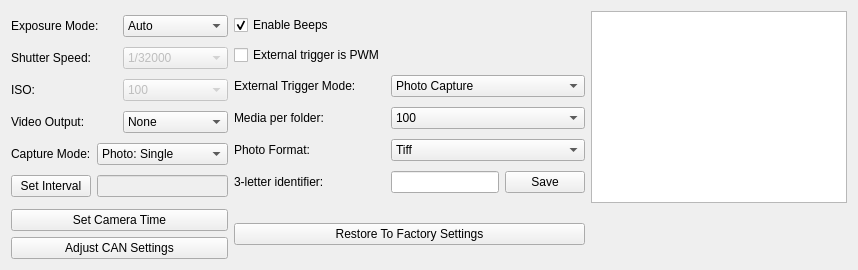
          <widget class="QWidget" name="tab_3">
           <attribute name="title">
            <string>Configure</string>
           </attribute>
           <layout class="QGridLayout" name="gridLayout_6">
            <item row="0" column="0">
             <layout class="QVBoxLayout" name="verticalLayout">
              <item>
               <layout class="QHBoxLayout" name="horizontalLayout_26">
                <item>
                 <widget class="QLabel" name="label_5">
                  <property name="text">
                   <string>Exposure Mode:</string>
                  </property>
                 </widget>
                </item>
                <item>
                 <widget class="QComboBox" name="KernelExposureMode">
                  <item>
                   <property name="text">
                    <string>Auto</string>
                   </property>
                  </item>
                  <item>
                   <property name="text">
                    <string>Manual</string>
                   </property>
                  </item>
                 </widget>
                </item>
               </layout>
              </item>
              <item>
               <layout class="QHBoxLayout" name="horizontalLayout_10">
                <item>
                 <widget class="QLabel" name="label">
                  <property name="text">
                   <string>Shutter Speed:</string>
                  </property>
                  <property name="buddy">
                   <cstring>KernelShutterSpeed</cstring>
                  </property>
                 </widget>
                </item>
                <item>
                 <widget class="QComboBox" name="KernelShutterSpeed">
                  <property name="enabled">
                   <bool>false</bool>
                  </property>
                  <item>
                   <property name="text">
                    <string>1/32000</string>
                   </property>
                  </item>
                  <item>
                   <property name="text">
                    <string>1/16000</string>
                   </property>
                  </item>
                  <item>
                   <property name="text">
                    <string>1/8000</string>
                   </property>
                  </item>
                  <item>
                   <property name="text">
                    <string>1/6000</string>
                   </property>
                  </item>
                  <item>
                   <property name="text">
                    <string>1/4000</string>
                   </property>
                  </item>
                  <item>
                   <property name="text">
                    <string>1/2000</string>
                   </property>
                  </item>
                  <item>
                   <property name="text">
                    <string>1/1600</string>
                   </property>
                  </item>
                  <item>
                   <property name="text">
                    <string>1/1250</string>
                   </property>
                  </item>
                  <item>
                   <property name="text">
                    <string>1/1000</string>
                   </property>
                  </item>
                  <item>
                   <property name="text">
                    <string>1/800</string>
                   </property>
                  </item>
                  <item>
                   <property name="text">
                    <string>1/640</string>
                   </property>
                  </item>
                  <item>
                   <property name="text">
                    <string>1/500</string>
                   </property>
                  </item>
                  <item>
                   <property name="text">
                    <string>1/400</string>
                   </property>
                  </item>
                  <item>
                   <property name="text">
                    <string>1/320</string>
                   </property>
                  </item>
                  <item>
                   <property name="text">
                    <string>1/250</string>
                   </property>
                  </item>
                  <item>
                   <property name="text">
                    <string>1/200</string>
                   </property>
                  </item>
                  <item>
                   <property name="text">
                    <string>1/160</string>
                   </property>
                  </item>
                  <item>
                   <property name="text">
                    <string>1/125</string>
                   </property>
                  </item>
                  <item>
                   <property name="text">
                    <string>1/100</string>
                   </property>
                  </item>
                  <item>
                   <property name="text">
                    <string>1/80</string>
                   </property>
                  </item>
                  <item>
                   <property name="text">
                    <string>1/60</string>
                   </property>
                  </item>
                  <item>
                   <property name="text">
                    <string>1/50</string>
                   </property>
                  </item>
                  <item>
                   <property name="text">
                    <string>1/40</string>
                   </property>
                  </item>
                  <item>
                   <property name="text">
                    <string>1/30</string>
                   </property>
                  </item>
                  <item>
                   <property name="text">
                    <string>1/25</string>
                   </property>
                  </item>
                  <item>
                   <property name="text">
                    <string>1/20</string>
                   </property>
                  </item>
                  <item>
                   <property name="text">
                    <string>1/15</string>
                   </property>
                  </item>
                  <item>
                   <property name="text">
                    <string>1/12</string>
                   </property>
                  </item>
                  <item>
                   <property name="text">
                    <string>1/10</string>
                   </property>
                  </item>
                  <item>
                   <property name="text">
                    <string>1/8</string>
                   </property>
                  </item>
                  <item>
                   <property name="text">
                    <string>1/6.4</string>
                   </property>
                  </item>
                  <item>
                   <property name="text">
                    <string>1/5</string>
                   </property>
                  </item>
                  <item>
                   <property name="text">
                    <string>1/4</string>
                   </property>
                  </item>
                  <item>
                   <property name="text">
                    <string>1/3.2</string>
                   </property>
                  </item>
                  <item>
                   <property name="text">
                    <string>1/2.5</string>
                   </property>
                  </item>
                  <item>
                   <property name="text">
                    <string>1/2</string>
                   </property>
                  </item>
                  <item>
                   <property name="text">
                    <string>1</string>
                   </property>
                  </item>
                 </widget>
                </item>
               </layout>
              </item>
              <item>
               <layout class="QHBoxLayout" name="horizontalLayout_9">
                <item>
                 <widget class="QLabel" name="label_3">
                  <property name="text">
                   <string>ISO:</string>
                  </property>
                  <property name="buddy">
                   <cstring>KernelISO</cstring>
                  </property>
                 </widget>
                </item>
                <item>
                 <widget class="QComboBox" name="KernelISO">
                  <property name="enabled">
                   <bool>false</bool>
                  </property>
                  <item>
                   <property name="text">
                    <string>100</string>
                   </property>
                  </item>
                  <item>
                   <property name="text">
                    <string>200</string>
                   </property>
                  </item>
                  <item>
                   <property name="text">
                    <string>400</string>
                   </property>
                  </item>
                  <item>
                   <property name="text">
                    <string>800</string>
                   </property>
                  </item>
                  <item>
                   <property name="text">
                    <string>1600</string>
                   </property>
                  </item>
                  <item>
                   <property name="text">
                    <string>3200</string>
                   </property>
                  </item>
                 </widget>
                </item>
               </layout>
              </item>
              <item>
               <layout class="QHBoxLayout" name="horizontalLayout_8">
                <item>
                 <widget class="QLabel" name="label_7">
                  <property name="text">
                   <string>Video Output:</string>
                  </property>
                 </widget>
                </item>
                <item>
                 <widget class="QComboBox" name="KernelVideoOut">
                  <item>
                   <property name="text">
                    <string>None</string>
                   </property>
                  </item>
                  <item>
                   <property name="text">
                    <string>HDMI</string>
                   </property>
                  </item>
                  <item>
                   <property name="text">
                    <string>SD (DAC)</string>
                   </property>
                  </item>
                  <item>
                   <property name="text">
                    <string>Both</string>
                   </property>
                  </item>
                 </widget>
                </item>
               </layout>
              </item>
              <item>
               <layout class="QHBoxLayout" name="horizontalLayout_6">
                <item>
                 <widget class="QLabel" name="label_8">
                  <property name="text">
                   <string>Capture Mode:</string>
                  </property>
                 </widget>
                </item>
                <item>
                 <widget class="QComboBox" name="KernelCaptureMode">
                  <item>
                   <property name="text">
                    <string>Photo: Single</string>
                   </property>
                  </item>
                  <item>
                   <property name="text">
                    <string>Photo: Continuous</string>
                   </property>
                  </item>
                  <item>
                   <property name="text">
                    <string>Photo: Interval</string>
                   </property>
                  </item>
                  <item>
                   <property name="text">
                    <string>Video: Normal</string>
                   </property>
                  </item>
                  <item>
                   <property name="text">
                    <string>Video: Looping</string>
                   </property>
                  </item>
                 </widget>
                </item>
               </layout>
              </item>
              <item>
               <layout class="QHBoxLayout" name="horizontalLayout_5">
                <item>
                 <widget class="QPushButton" name="KernelIntervalButton">
                  <property name="text">
                   <string>Set Interval</string>
                  </property>
                 </widget>
                </item>
                <item>
                 <widget class="QLineEdit" name="KernelIntervalLine">
                  <property name="enabled">
                   <bool>false</bool>
                  </property>
                  <property name="readOnly">
                   <bool>true</bool>
                  </property>
                 </widget>
                </item>
               </layout>
              </item>
             </layout>
            </item>
            <item row="0" column="1">
             <layout class="QGridLayout" name="gridLayout">
              <item row="0" column="0">
               <widget class="QCheckBox" name="KernelBeep">
                <property name="text">
                 <string>Enable Beeps</string>
                </property>
                <property name="checked">
                 <bool>true</bool>
                </property>
               </widget>
              </item>
              <item row="0" column="1">
               <spacer name="horizontalSpacer_2">
                <property name="orientation">
                 <enum>Qt::Horizontal</enum>
                </property>
                <property name="sizeHint" stdset="0">
                 <size>
                  <width>40</width>
                  <height>20</height>
                 </size>
                </property>
               </spacer>
              </item>
              <item row="1" column="0">
               <widget class="QCheckBox" name="KernelPWMSignal">
                <property name="text">
                 <string>External trigger is PWM</string>
                </property>
               </widget>
              </item>
              <item row="1" column="1">
               <spacer name="horizontalSpacer_9">
                <property name="orientation">
                 <enum>Qt::Horizontal</enum>
                </property>
                <property name="sizeHint" stdset="0">
                 <size>
                  <width>40</width>
                  <height>20</height>
                 </size>
                </property>
               </spacer>
              </item>
              <item row="2" column="0">
               <widget class="QLabel" name="label_19">
                <property name="text">
                 <string>External Trigger Mode:</string>
                </property>
               </widget>
              </item>
              <item row="2" column="1">
               <widget class="QComboBox" name="KernelPWMMode">
                <item>
                 <property name="text">
                  <string>Photo Capture</string>
                 </property>
                </item>
                <item>
                 <property name="text">
                  <string>Continuous</string>
                 </property>
                </item>
                <item>
                 <property name="text">
                  <string>Interval</string>
                 </property>
                </item>
                <item>
                 <property name="text">
                  <string>Video Recording</string>
                 </property>
                </item>
                <item>
                 <property name="text">
                  <string>Video Looping</string>
                 </property>
                </item>
               </widget>
              </item>
              <item row="3" column="0">
               <widget class="QLabel" name="label_9">
                <property name="text">
                 <string>Media per folder:</string>
                </property>
               </widget>
              </item>
              <item row="3" column="1">
               <widget class="QComboBox" name="KernelFolderCount">
                <item>
                 <property name="text">
                  <string>100</string>
                 </property>
                </item>
                <item>
                 <property name="text">
                  <string>1000</string>
                 </property>
                </item>
                <item>
                 <property name="text">
                  <string>10000</string>
                 </property>
                </item>
               </widget>
              </item>
              <item row="4" column="0">
               <widget class="QLabel" name="label_10">
                <property name="text">
                 <string>Photo Format:</string>
                </property>
               </widget>
              </item>
              <item row="4" column="1">
               <widget class="QComboBox" name="KernelPhotoFormat">
                <item>
                 <property name="text">
                  <string>Tiff</string>
                 </property>
                </item>
                <item>
                 <property name="text">
                  <string>Raw</string>
                 </property>
                </item>
               </widget>
              </item>
              <item row="5" column="0">
               <widget class="QLabel" name="label_11">
                <property name="text">
                 <string>3-letter identifier:</string>
                </property>
               </widget>
              </item>
              <item row="5" column="1">
               <layout class="QHBoxLayout" name="horizontalLayout_27">
                <item>
                 <widget class="QLineEdit" name="Kernel3LetterID">
                  <property name="text">
                   <string/>
                  </property>
                  <property name="maxLength">
                   <number>3</number>
                  </property>
                 </widget>
                </item>
                <item>
                 <widget class="QPushButton" name="Kernel3LetterSave">
                  <property name="text">
                   <string>Save</string>
                  </property>
                 </widget>
                </item>
               </layout>
              </item>
             </layout>
            </item>
            <item row="0" column="2">
             <widget class="QTextEdit" name="KernelPanel"/>
            </item>
            <item row="1" column="0">
             <layout class="QVBoxLayout" name="verticalLayout_3">
              <item>
               <widget class="QPushButton" name="KernelTimeButton">
                <property name="text">
                 <string>Set Camera Time</string>
                </property>
               </widget>
              </item>
              <item>
               <widget class="QPushButton" name="KernelCANButton">
                <property name="text">
                 <string>Adjust CAN Settings</string>
                </property>
               </widget>
              </item>
             </layout>
            </item>
            <item row="1" column="1">
             <widget class="QPushButton" name="KernelResetButton">
              <property name="text">
               <string>Restore To Factory Settings</string>
              </property>
             </widget>
            </item>
           </layout>
          </widget>
